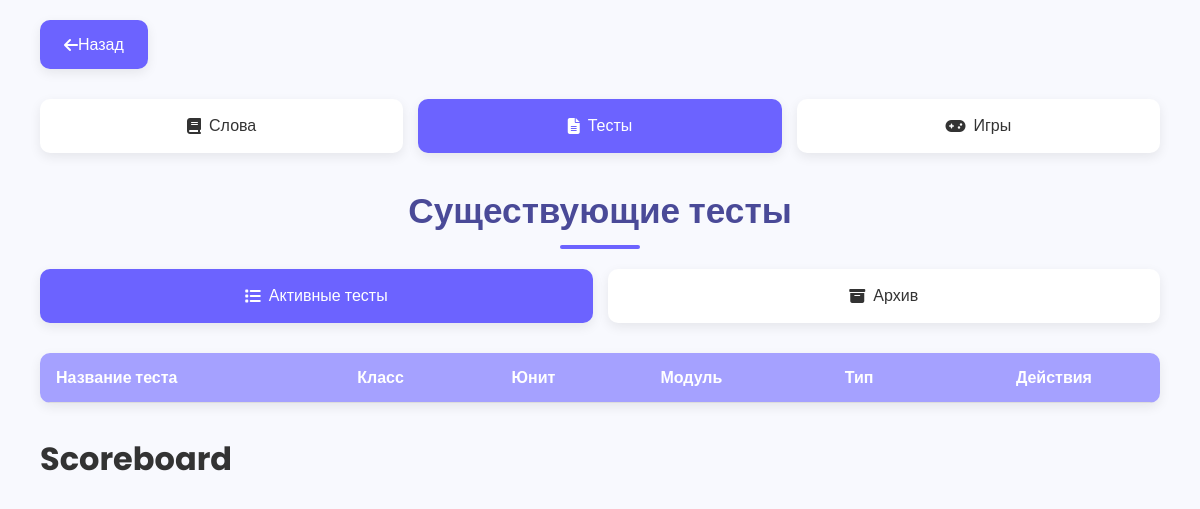
Page /tests (signed in) on the earlier database version.
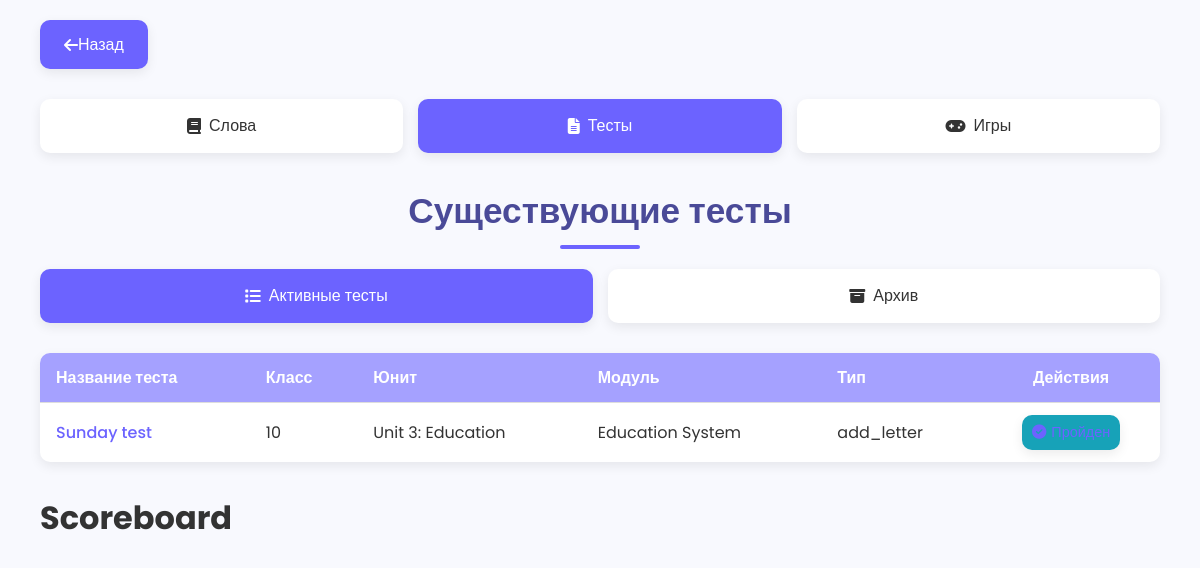
Same page on the later database version.
### site_1.py (models this page shows)
class Test(db.Model):
    __tablename__ = 'tests'
    id = db.Column(db.Integer, primary_key=True)
    title = db.Column(db.String, nullable=False)
    classs = db.Column('class', db.String, nullable=False)
    unit = db.Column(db.String, nullable=True, default="N/A")
    module = db.Column(db.String, nullable=True, default="N/A")
    type = db.Column(db.String, nullable=False)  # dictation, add_letter, true_false, multiple_choice_single, multiple_choice_multiple, fill_word
    link = db.Column(db.String, unique=True, nullable=False)
    created_by = db.Column(db.Integer, db.ForeignKey('users.id'), nullable=False)
    is_active = db.Column(db.Boolean, default=True)
    time_limit = db.Column(db.Integer, nullable=True)  # Time limit in minutes
    word_order = db.Column(db.String, nullable=False)  # 'random' or 'sequential'
    word_count = db.Column(db.Integer, nullable=True)  # For random order
    test_mode = db.Column(db.String, nullable=True)  # 'random_letters' or 'manual_letters' for add_letter type
    dictation_word_source = db.Column(db.String, nullable=True) # e.g., "all_module", "selected_specific", "random_from_module"
    dictation_selected_words = db.Column(db.Text, nullable=True) # JSON list of word IDs for "selected_specific"
    created_at = db.Column(db.DateTime, default=db.func.current_timestamp())
    test_words = db.relationship('TestWord', backref='test', lazy=True)

### site_1.py (the view)
@app.route("/tests")
def tests():
    if 'user_id' not in session:
        return redirect(url_for('login'))
    user = User.query.get(session['user_id'])
    if not user:
        session.pop('user_id', None)
        flash("Пользователь не найден, пожалуйста, войдите снова.", "error")
        return redirect(url_for('login'))
    show_archived = request.args.get('show_archived', 'false') == 'true'
    tests_data = []
    if user.teacher == 'yes':
        tests_query = Test.query.filter_by(created_by=user.id, is_active=not show_archived).order_by(Test.created_at.desc()).all()
        for test_item in tests_query:
            students_in_class = User.query.filter_by(class_number=test_item.classs, teacher='no').count()
            completed_count = db.session.query(TestResult.id).join(User, TestResult.user_id == User.id).filter(
                TestResult.test_id == test_item.id,
                TestResult.completed_at.isnot(None),
                User.teacher == 'no'  # Ensure only student results are counted
            ).count()
            progress = 0
            if students_in_class > 0:
                progress = round((completed_count / students_in_class) * 100)
            tests_data.append({
                'test': test_item,
                'students_in_class': students_in_class,
                'completed_count': completed_count,
                'progress': progress
            })
    else:
        tests_query = Test.query.filter_by(classs=user.class_number, is_active=not show_archived).order_by(Test.created_at.desc()).all()
        for test_item in tests_query:
            student_result = TestResult.query.filter_by(
                test_id=test_item.id,
                user_id=user.id,
            ).filter(TestResult.completed_at.isnot(None)).first()
            tests_data.append({
                'test': test_item,
                'students_in_class': 0, # Not relevant for student's direct view here
                'completed_count': 0, # Not relevant
                'progress': 0, # Not relevant
                'student_completed_result_id': student_result.id if student_result else None
            })
    return render_template('tests.html', tests_data=tests_data, show_archived=show_archived, is_teacher=user.teacher == 'yes')

### templates/tests.html (shortened to what this page needs)
<!DOCTYPE html>
<html lang="ru">
<head>
  <link rel="stylesheet" href="https://cdnjs.cloudflare.com/ajax/libs/font-awesome/6.4.0/css/all.min.css">
</head>
<body>
  <div class="container">
  <div class="header">
    <button class="btn btn-primary" id="back"><i class="fas fa-arrow-left"></i> Назад</button>
  </div>
  <div class="nav-tabs">
    <a href="{{ url_for('words') }}" id="words" class="nav-tab"><i class="fas fa-book"></i>Слова</a>
    <a href="{{ url_for('tests') }}" id="tests" class="nav-tab active"><i class="fas fa-file-alt"></i>Тесты</a>
    <a href="{{ url_for('games') }}" id="games" class="nav-tab"><i class="fas fa-gamepad"></i>Игры</a>
  </div>
  <h1 class="page-title">Существующие тесты</h1>
  <div class="nav-tabs">
    <a href="{{ url_for('tests', show_archived='false') }}" class="nav-tab {% if not show_archived %}active{% endif %}">
      <i class="fas fa-list"></i> Активные тесты
    </a>
    <a href="{{ url_for('tests', show_archived='true') }}" class="nav-tab {% if show_archived %}active{% endif %}">
      <i class="fas fa-archive"></i> Архив
    </a>
  </div>
  <table>
    <thead>
      <tr>
        <th>Название теста</th>
        <th>Класс</th>
        <th>Юнит</th>
        <th>Модуль</th>
        <th>Тип</th>
        <th style="text-align: center;">Действия</th>
      </tr>
    </thead>
    <tbody>
      {% for test_item in tests_data %}
        <tr>
          <td>
            <a href="{{ url_for('test_details', test_id=test_item.test.id) }}">{{ test_item.test.title }}</a>
          </td>
          <td>{{ test_item.test.classs if test_item.test.classs else 'N/A' }}</td>
          <td>{{ test_item.test.unit if test_item.test.unit else 'N/A' }}</td>
          <td>{{ test_item.test.module if test_item.test.module else 'N/A' }}</td>
          <td>{{ test_item.test.type }}</td>
          <td class="action-buttons" style="text-align: center;">
            {% if is_teacher %}
                <a href="{{ url_for('test_details', test_id=test_item.test.id) }}" class="btn btn-primary btn-sm" style="padding: 6px 10px; font-size: 0.9rem;">
                    <i class="fas fa-eye"></i> Детали
                </a>
                <button class="btn-icon" onclick="copyToClipboard('{{ url_for('take_test', test_link=test_item.test.link, _external=True) }}')" title="Скопировать ссылку для ученика">
                    <i class="fas fa-copy"></i>
                </button>
                {% if test_item.students_in_class > 0 %}
                    <div class="progress-bar-container-table" style="margin-top: 5px; height: 10px; background-color: #e0e0e0; border-radius: 5px;">
                        <div class="progress-bar-table"
                             style="width: {{ test_item.progress }}%; height: 100%; background-color: {{ '#4CAF50' if test_item.progress == 100 else ('#FFC107' if test_item.progress > 0 else '#DC3545') }}; border-radius: 5px; text-align: center; color: white; font-size: 0.7em; line-height: 10px;">
                             {{ test_item.progress }}%
                        </div>
                    </div>
                {% else %}
                     <div class="progress-bar-container-table" style="margin-top: 5px; height: 10px; background-color: #e0e0e0; border-radius: 5px;">
                        <div class="progress-bar-table" style="width: 0%; height: 100%; background-color: #DC3545; border-radius: 5px; font-size: 0.7em; line-height: 10px;">0%</div>
                    </div>
                {% endif %}
                 <small style="font-size: 0.75em; color: #666;">{{ test_item.completed_count }}/{{ test_item.students_in_class }}</small>
            {% else %}
                {% if test_item.test.is_active %}
                    {% if test_item.student_completed_result_id %}
                        <a href="{{ url_for('test_results', test_id=test_item.test.id, result_id=test_item.student_completed_result_id) }}" class="btn btn-info btn-sm" style="padding: 6px 10px; font-size: 0.9rem; background-color: #17a2b8; border-color: #17a2b8;">
                            <i class="fas fa-check-circle"></i> Пройден
                        </a>
                    {% else %}
                        <a href="{{ url_for('take_test', test_link=test_item.test.link) }}" class="btn btn-success btn-sm" style="padding: 6px 10px; font-size: 0.9rem; background-color: var(--success-color); border-color: var(--success-color);">
                            <i class="fas fa-play"></i> Начать/Продолжить
                        </a>
                    {% endif %}
                {% endif %}
            {% endif %}
          </td>
        </tr>
      {% endfor %}
    </tbody>
  </table>
  <h1>Scoreboard</h1>
</div>
</body>
</html>

### templates/tests.html (style rules this page uses)
:root { --primary: #6c63ff; --primary-light: #a5a1ff; --primary-dark: #5a52e0; --secondary: #4a4a98; --background: #f8f9fe; --card-bg: #ffffff; --text: #333333; --border: #ddd; --danger-color: #ff4757; --success-color: #2ed573; --shadow: 0 4px 12px rgba(0, 0, 0, 0.08); --shadow-hover: 0 8px 16px rgba(0, 0, 0, 0.12); }
* { box-sizing: border-box; margin: 0; padding: 0; font-family: 'Poppins', sans-serif; }
body { background-color: var(--background); color: var(--text); padding: 20px; line-height: 1.6; }
.container { max-width: 1200px; margin: 0 auto; padding: 0 20px; }
.header { display: flex; justify-content: space-between; align-items: center; margin-bottom: 30px; flex-wrap: wrap; gap: 20px; }
.btn { display: inline-flex; align-items: center; justify-content: center; padding: 12px 24px; font-size: 1rem; font-weight: 500; border: none; border-radius: 10px; cursor: pointer; transition: all 0.3s ease; box-shadow: var(--shadow); text-decoration: none; }
.btn-primary { background-color: var(--primary); color: white; }
.nav-tabs { display: flex; justify-content: center; gap: 15px; margin-bottom: 30px; flex-wrap: wrap; }
.nav-tab { flex: 1; min-width: 120px; padding: 14px 20px; font-size: 1rem; font-weight: 500; text-align: center; color: var(--text); background: white; border: none; border-radius: 10px; cursor: pointer; transition: all 0.3s ease; box-shadow: var(--shadow); display: flex; align-items: center; justify-content: center; gap: 8px; text-decoration: none; }
.nav-tab.active { background: var(--primary); color: white; }
.page-title { text-align: center; font-size: 2.2rem; color: var(--secondary); margin-bottom: 30px; font-weight: 600; position: relative; }
.page-title::after { content: ''; position: absolute; bottom: -10px; left: 50%; transform: translateX(-50%); width: 80px; height: 4px; background: var(--primary); border-radius: 2px; }
table { width: 100%; border-collapse: collapse; margin-bottom: 30px; background-color: white; border-radius: 10px; overflow: hidden; box-shadow: var(--shadow); }
th, td { padding: 12px 16px; text-align: left; border-bottom: 1px solid var(--border); }
th { background-color: var(--primary-light); color: white; font-weight: 600; }
tr:last-child td { border-bottom: none; }
a { color: var(--primary); text-decoration: none; font-weight: 500; }
.action-buttons { text-align: center; }
.action-buttons i { margin-right: 5px; }

Differences in the rows shown:
added Test: test "Sunday test", test "10", test "Unit 3: Education", test "Education System", test.type "add_letter", is_active True (drawn)
